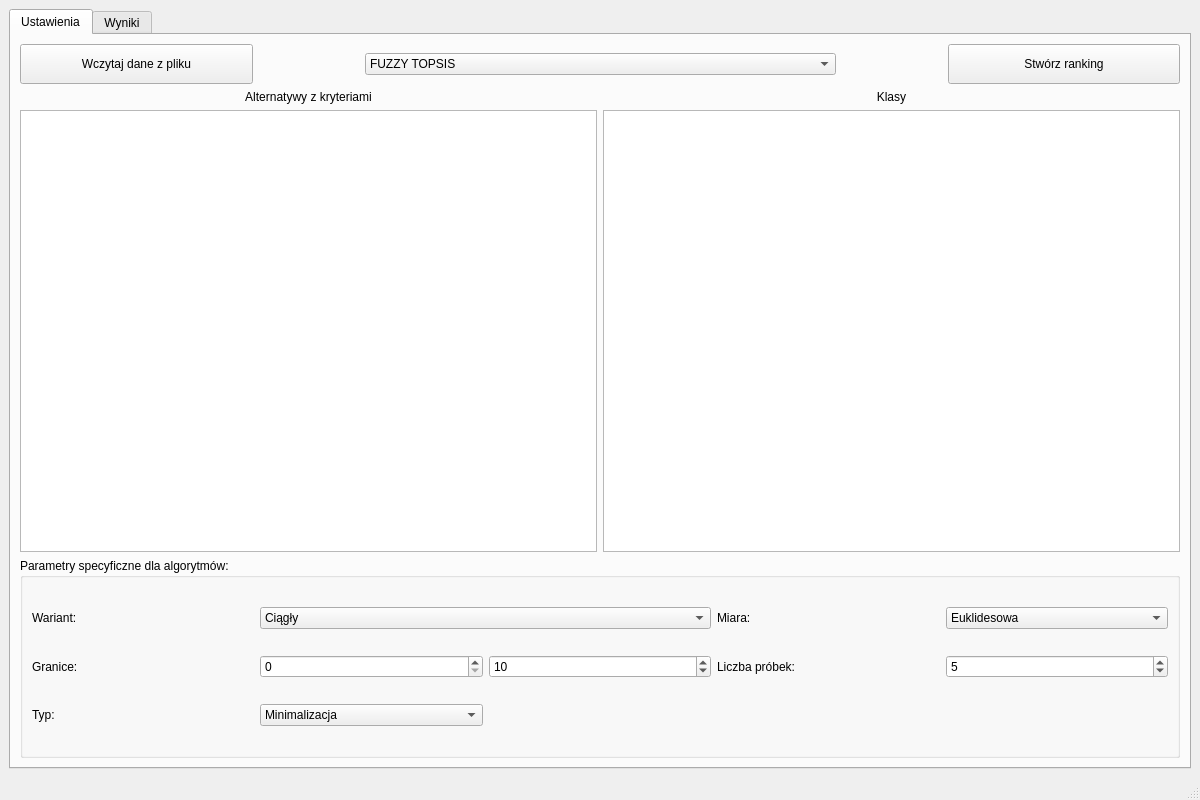
<?xml version="1.0" encoding="UTF-8"?>
<ui version="4.0">
 <class>MainWindow</class>
 <widget class="QMainWindow" name="MainWindow">
  <property name="geometry">
   <rect>
    <x>0</x>
    <y>0</y>
    <width>1200</width>
    <height>800</height>
   </rect>
  </property>
  <property name="windowTitle">
   <string>MainWindow</string>
  </property>
  <widget class="QWidget" name="centralwidget">
   <layout class="QGridLayout" name="gridLayout">
    <item row="0" column="0">
     <widget class="QTabWidget" name="tabWidget">
      <property name="currentIndex">
       <number>0</number>
      </property>
      <widget class="QWidget" name="tab">
       <attribute name="title">
        <string>Ustawienia</string>
       </attribute>
       <layout class="QGridLayout" name="gridLayout_2">
        <item row="0" column="0">
         <widget class="QPushButton" name="load_btn">
          <property name="minimumSize">
           <size>
            <width>150</width>
            <height>40</height>
           </size>
          </property>
          <property name="text">
           <string>Wczytaj dane z pliku</string>
          </property>
         </widget>
        </item>
        <item row="0" column="1">
         <spacer name="horizontalSpacer">
          <property name="orientation">
           <enum>Qt::Horizontal</enum>
          </property>
          <property name="sizeType">
           <enum>QSizePolicy::Fixed</enum>
          </property>
          <property name="sizeHint" stdset="0">
           <size>
            <width>100</width>
            <height>20</height>
           </size>
          </property>
         </spacer>
        </item>
        <item row="0" column="2" colspan="2">
         <widget class="QComboBox" name="criterium_select">
          <property name="minimumSize">
           <size>
            <width>300</width>
            <height>0</height>
           </size>
          </property>
          <item>
           <property name="text">
            <string>FUZZY TOPSIS</string>
           </property>
          </item>
          <item>
           <property name="text">
            <string>UTA DIS</string>
           </property>
          </item>
          <item>
           <property name="text">
            <string>SP CS</string>
           </property>
          </item>
          <item>
           <property name="text">
            <string>RSM</string>
           </property>
          </item>
         </widget>
        </item>
        <item row="0" column="4">
         <spacer name="horizontalSpacer_2">
          <property name="orientation">
           <enum>Qt::Horizontal</enum>
          </property>
          <property name="sizeType">
           <enum>QSizePolicy::Fixed</enum>
          </property>
          <property name="sizeHint" stdset="0">
           <size>
            <width>100</width>
            <height>20</height>
           </size>
          </property>
         </spacer>
        </item>
        <item row="0" column="5">
         <widget class="QPushButton" name="start_btn">
          <property name="minimumSize">
           <size>
            <width>150</width>
            <height>40</height>
           </size>
          </property>
          <property name="text">
           <string>Stwórz ranking</string>
          </property>
         </widget>
        </item>
        <item row="1" column="0" colspan="3">
         <widget class="QLabel" name="label">
          <property name="text">
           <string>Alternatywy z kryteriami</string>
          </property>
          <property name="alignment">
           <set>Qt::AlignCenter</set>
          </property>
         </widget>
        </item>
        <item row="1" column="3" colspan="3">
         <widget class="QLabel" name="label_2">
          <property name="text">
           <string>Klasy</string>
          </property>
          <property name="alignment">
           <set>Qt::AlignCenter</set>
          </property>
         </widget>
        </item>
        <item row="2" column="0" colspan="3">
         <widget class="QTableWidget" name="alternatives_table">
          <property name="minimumSize">
           <size>
            <width>0</width>
            <height>200</height>
           </size>
          </property>
          <attribute name="verticalHeaderHighlightSections">
           <bool>true</bool>
          </attribute>
         </widget>
        </item>
        <item row="2" column="3" colspan="3">
         <widget class="QTableWidget" name="class_table">
          <property name="minimumSize">
           <size>
            <width>0</width>
            <height>200</height>
           </size>
          </property>
         </widget>
        </item>
        <item row="3" column="0" rowspan="2" colspan="6">
         <widget class="QGroupBox" name="groupBox">
          <property name="minimumSize">
           <size>
            <width>0</width>
            <height>200</height>
           </size>
          </property>
          <property name="title">
           <string>Parametry specyficzne dla algorytmów:</string>
          </property>
          <layout class="QGridLayout" name="gridLayout_5">
           <item row="1" column="1">
            <widget class="QSpinBox" name="lower_bound"/>
           </item>
           <item row="1" column="0">
            <widget class="QLabel" name="label_9">
             <property name="text">
              <string>Granice:</string>
             </property>
            </widget>
           </item>
           <item row="1" column="4">
            <widget class="QSpinBox" name="sample_num">
             <property name="minimum">
              <number>1</number>
             </property>
             <property name="value">
              <number>5</number>
             </property>
            </widget>
           </item>
           <item row="1" column="2">
            <widget class="QSpinBox" name="upper_bound">
             <property name="value">
              <number>10</number>
             </property>
            </widget>
           </item>
           <item row="0" column="1" colspan="2">
            <widget class="QComboBox" name="variant_select">
             <item>
              <property name="text">
               <string>Ciągły</string>
              </property>
             </item>
             <item>
              <property name="text">
               <string>Dyskretny</string>
              </property>
             </item>
            </widget>
           </item>
           <item row="1" column="3">
            <widget class="QLabel" name="label_11">
             <property name="text">
              <string>Liczba próbek:</string>
             </property>
            </widget>
           </item>
           <item row="0" column="0">
            <widget class="QLabel" name="label_8">
             <property name="text">
              <string>Wariant:</string>
             </property>
            </widget>
           </item>
           <item row="0" column="4">
            <widget class="QComboBox" name="metric_select">
             <item>
              <property name="text">
               <string>Euklidesowa</string>
              </property>
             </item>
             <item>
              <property name="text">
               <string>Czebyszewa</string>
              </property>
             </item>
            </widget>
           </item>
           <item row="0" column="3">
            <widget class="QLabel" name="label_10">
             <property name="text">
              <string>Miara:</string>
             </property>
            </widget>
           </item>
           <item row="2" column="0">
            <widget class="QLabel" name="label_4">
             <property name="maximumSize">
              <size>
               <width>16777215</width>
               <height>30</height>
              </size>
             </property>
             <property name="text">
              <string>Typ:</string>
             </property>
            </widget>
           </item>
           <item row="2" column="1">
            <widget class="QComboBox" name="opti_type">
             <item>
              <property name="text">
               <string>Minimalizacja</string>
              </property>
             </item>
             <item>
              <property name="text">
               <string>Maksymalizacja</string>
              </property>
             </item>
            </widget>
           </item>
          </layout>
         </widget>
        </item>
       </layout>
      </widget>
      <widget class="QWidget" name="tab_2">
       <attribute name="title">
        <string>Wyniki</string>
       </attribute>
       <layout class="QGridLayout" name="gridLayout_4">
        <item row="0" column="1">
         <widget class="QLabel" name="label_3">
          <property name="text">
           <string>Stworzony ranking</string>
          </property>
          <property name="alignment">
           <set>Qt::AlignCenter</set>
          </property>
          <property name="wordWrap">
           <bool>true</bool>
          </property>
         </widget>
        </item>
        <item row="0" column="0">
         <widget class="QLabel" name="label_7">
          <property name="maximumSize">
           <size>
            <width>16777215</width>
            <height>50</height>
           </size>
          </property>
          <property name="text">
           <string>Wykres</string>
          </property>
          <property name="alignment">
           <set>Qt::AlignCenter</set>
          </property>
         </widget>
        </item>
        <item row="1" column="1">
         <widget class="QTableWidget" name="ranking_table">
          <property name="minimumSize">
           <size>
            <width>0</width>
            <height>200</height>
           </size>
          </property>
         </widget>
        </item>
        <item row="1" column="0" rowspan="2">
         <widget class="plotwidget" name="graph" native="true">
          <property name="minimumSize">
           <size>
            <width>600</width>
            <height>0</height>
           </size>
          </property>
         </widget>
        </item>
       </layout>
      </widget>
     </widget>
    </item>
   </layout>
  </widget>
  <widget class="QMenuBar" name="menubar">
   <property name="geometry">
    <rect>
     <x>0</x>
     <y>0</y>
     <width>1200</width>
     <height>21</height>
    </rect>
   </property>
  </widget>
  <widget class="QStatusBar" name="statusbar"/>
 </widget>
 <customwidgets>
  <customwidget>
   <class>plotwidget</class>
   <extends>QWidget</extends>
   <header>plotwidget</header>
   <container>1</container>
  </customwidget>
 </customwidgets>
 <resources/>
 <connections/>
</ui>
